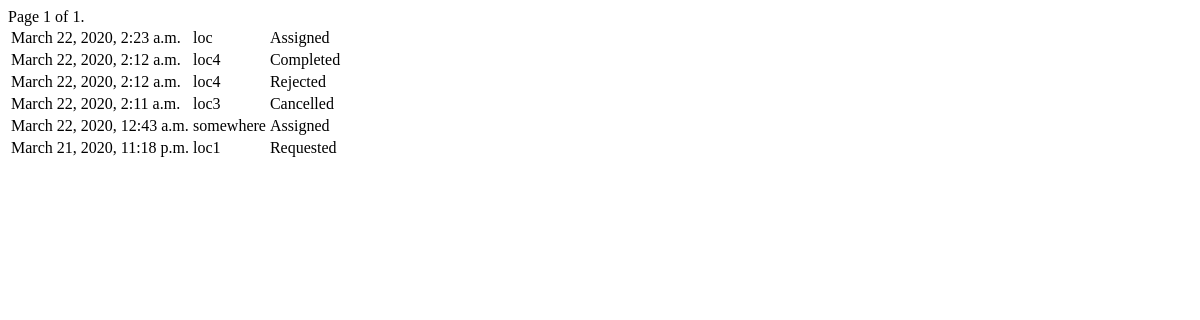
The app's page /customer/view_requests/, older data.
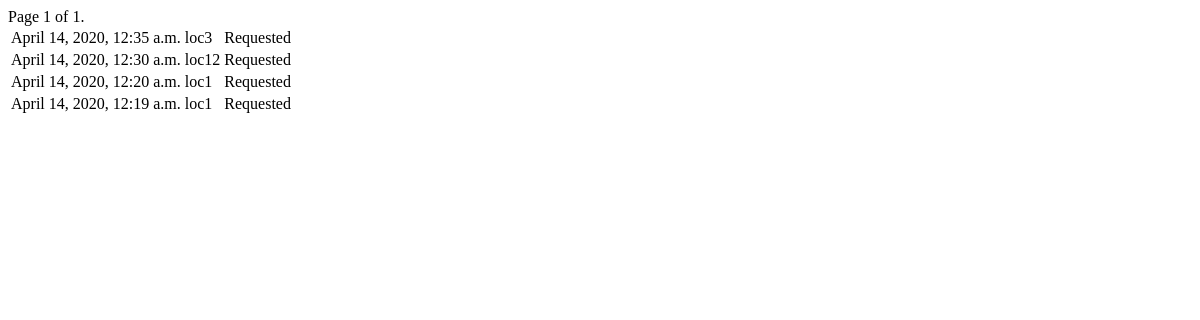
The same page, newer data.
### one/models.py (models this page shows, shortened)
class Request(models.Model):
    request_date = models.DateTimeField(auto_now_add=True, blank=True, null=True)
    user_name = models.ForeignKey(settings.AUTH_USER_MODEL, on_delete=models.CASCADE, null=True, blank=True,
                                  related_name="user")
    location = models.CharField(blank=True, null=True, max_length=150)
    assigned_to = models.ForeignKey(settings.AUTH_USER_MODEL, on_delete=models.CASCADE, null=True, blank=True,
                                    related_name="assigned_to")
    assigned_date = models.DateTimeField(null=True, blank=True, auto_now=True)
    status = models.CharField(
        null=True,
        blank=True,
        max_length=10,
        choices=[
            ("Assigned", "Assigned"),
            ("Requested", "Requested"),
            ("Cancelled", "Cancelled"),
            ("Rejected", "Rejected"),
            ("Completed", "Completed"),
            ],
        default="Requested",
        )
    class Meta:
        verbose_name = "Request"
        verbose_name_plural = "Requests"

### two/views.py (the view)
# urls.py: path("view_requests/", views.view_requests, name="view_requests"),
def view_requests(request, msg=None):
    if msg is not None:
        context = {"msg": msg}
    else:
        context = {}
    req = Request.objects.all().order_by("-id")
    p = Paginator(req, 10)
    page_number = request.GET.get("page")
    page_obj = p.get_page(page_number)
    context["page_obj"] = page_obj
    return render(request, "view_requests.html", context)

### two/templates/view_requests.html (shortened to what this page needs)
{% extends "base.html" %}
{% block content %}
<table>
    {% for req in page_obj %}
    <tr>
        <td>{{req.request_date}}</td>
        <td>{{req.location}}</td>
        <td>{{req.status}}</td>
    </tr>
    {% endfor %}
    <div class="pagination">
    <span class="step-links">
        <span class="current">
            Page {{ page_obj.number }} of {{ page_obj.paginator.num_pages }}.
        </span>
    </span>
</div>
</table>
{% endblock content %}

### templates/base.html (shortened to what this page needs)
<!DOCTYPE html>
<html lang="en">
<head>
</head>
<body>
    {% block content %}{% endblock content %}
</body>
</html>

Row changes from the older to the newer data that the page shows:
removed Request: request_date "March 22, 2020, 2:23 a.m.", location "loc", status "Assigned"
removed Request: request_date "March 22, 2020, 2:12 a.m.", location "loc4", status "Completed"
removed Request: request_date "March 22, 2020, 12:43 a.m.", location "somewhere", status "Assigned"
changed Request: request_date "March 22, 2020, 2:12 a.m." → "April 14, 2020, 12:35 a.m."; location "loc4" → "loc3"; status "Rejected" → "Requested"
changed Request: request_date "March 22, 2020, 2:11 a.m." → "April 14, 2020, 12:30 a.m."; location "loc3" → "loc12"; status "Cancelled" → "Requested"
added Request: request_date "April 14, 2020, 12:20 a.m.", location "loc1", status "Requested"
changed Request: request_date "March 21, 2020, 11:18 p.m." → "April 14, 2020, 12:19 a.m."
